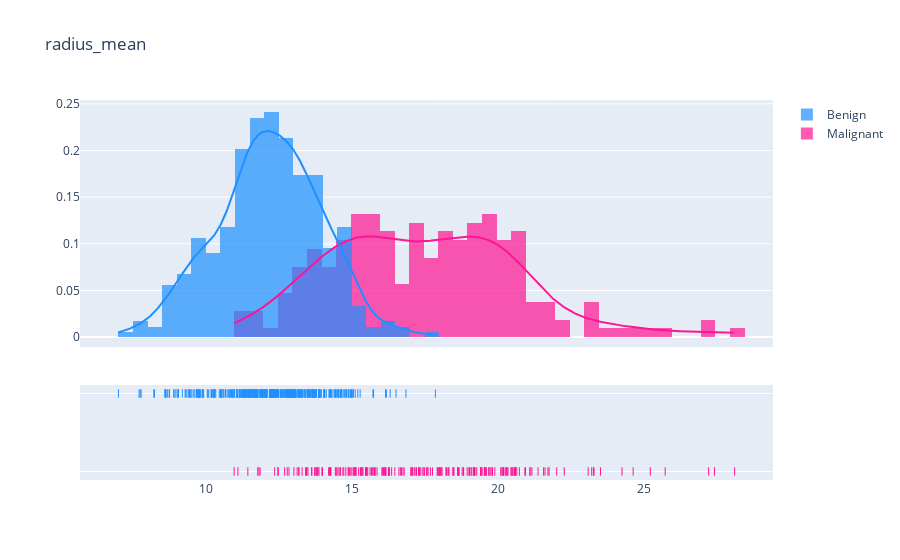
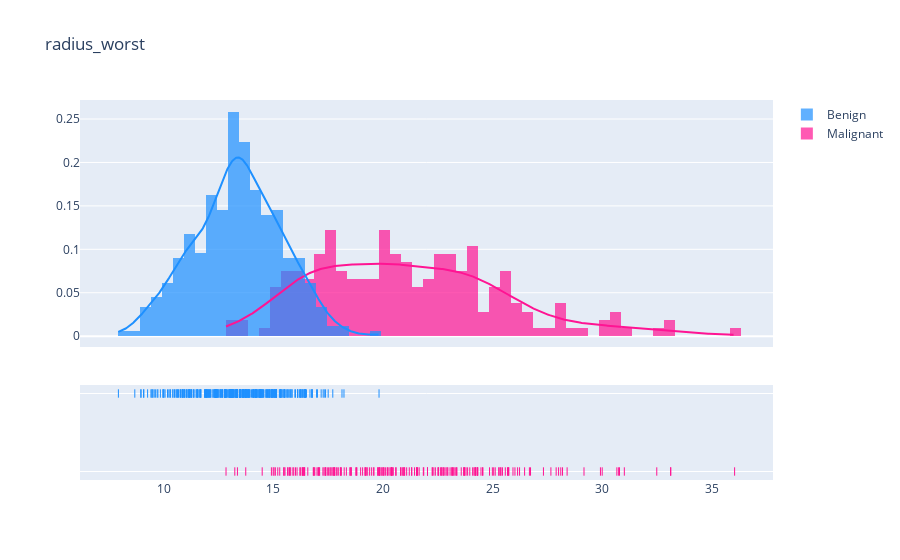

Source (notebook cell) for these figures, in order:
### Code cell
# memanggi fungsi plot
plot_dist('radius_mean', .5)
plot_dist('radius_worst', .5)

### Figure 1 — Plotly figure (JSON) as saved in the notebook; plotly's stock layout.template omitted (floating-point values rounded to 4 significant figures; data arrays with more than 128 entries replaced by an {"elided": "..."} marker saying what was removed)
{"data": [{"autobinx": false, "histnorm": "probability density", "legendgroup": "Malignant", "marker": {"color": "DeepPink"}, "name": "Malignant", "opacity": 0.7, "type": "histogram", "x": {"elided": "212 float values"}, "xaxis": "x", "xbins": {"end": 28.11, "size": 0.5, "start": 10.95}, "yaxis": "y"}, {"autobinx": false, "histnorm": "probability density", "legendgroup": "Benign", "marker": {"color": "DodgerBlue"}, "name": "Benign", "opacity": 0.7, "type": "histogram", "x": {"elided": "357 float values"}, "xaxis": "x", "xbins": {"end": 17.85, "size": 0.5, "start": 6.981}, "yaxis": "y"}, {"legendgroup": "Malignant", "marker": {"color": "DeepPink"}, "mode": "lines", "name": "Malignant", "showlegend": false, "type": "scatter", "x": {"elided": "500 float values"}, "xaxis": "x", "y": {"elided": "500 float values"}, "yaxis": "y"}, {"legendgroup": "Benign", "marker": {"color": "DodgerBlue"}, "mode": "lines", "name": "Benign", "showlegend": false, "type": "scatter", "x": {"elided": "500 float values"}, "xaxis": "x", "y": {"elided": "500 float values"}, "yaxis": "y"}, {"legendgroup": "Malignant", "marker": {"color": "DeepPink", "symbol": "line-ns-open"}, "mode": "markers", "name": "Malignant", "showlegend": false, "type": "scatter", "x": {"elided": "212 float values"}, "xaxis": "x", "y": {"elided": "212 str values"}, "yaxis": "y2"}, {"legendgroup": "Benign", "marker": {"color": "DodgerBlue", "symbol": "line-ns-open"}, "mode": "markers", "name": "Benign", "showlegend": false, "type": "scatter", "x": {"elided": "357 float values"}, "xaxis": "x", "y": {"elided": "357 str values"}, "yaxis": "y2"}], "layout": {"barmode": "overlay", "hovermode": "closest", "legend": {"traceorder": "reversed"}, "title": {"text": "radius_mean"}, "xaxis": {"anchor": "y2", "domain": [0, 1], "zeroline": false}, "yaxis": {"anchor": "free", "domain": [0.35, 1], "position": 0}, "yaxis2": {"anchor": "x", "domain": [0, 0.25], "dtick": 1, "showticklabels": false}}}

### Figure 2 — Plotly figure (JSON) as saved in the notebook; plotly's stock layout.template omitted (floating-point values rounded to 4 significant figures; data arrays with more than 128 entries replaced by an {"elided": "..."} marker saying what was removed)
{"data": [{"autobinx": false, "histnorm": "probability density", "legendgroup": "Malignant", "marker": {"color": "DeepPink"}, "name": "Malignant", "opacity": 0.7, "type": "histogram", "x": {"elided": "212 float values"}, "xaxis": "x", "xbins": {"end": 36.04, "size": 0.5, "start": 12.84}, "yaxis": "y"}, {"autobinx": false, "histnorm": "probability density", "legendgroup": "Benign", "marker": {"color": "DodgerBlue"}, "name": "Benign", "opacity": 0.7, "type": "histogram", "x": {"elided": "357 float values"}, "xaxis": "x", "xbins": {"end": 19.82, "size": 0.5, "start": 7.93}, "yaxis": "y"}, {"legendgroup": "Malignant", "marker": {"color": "DeepPink"}, "mode": "lines", "name": "Malignant", "showlegend": false, "type": "scatter", "x": {"elided": "500 float values"}, "xaxis": "x", "y": {"elided": "500 float values"}, "yaxis": "y"}, {"legendgroup": "Benign", "marker": {"color": "DodgerBlue"}, "mode": "lines", "name": "Benign", "showlegend": false, "type": "scatter", "x": {"elided": "500 float values"}, "xaxis": "x", "y": {"elided": "500 float values"}, "yaxis": "y"}, {"legendgroup": "Malignant", "marker": {"color": "DeepPink", "symbol": "line-ns-open"}, "mode": "markers", "name": "Malignant", "showlegend": false, "type": "scatter", "x": {"elided": "212 float values"}, "xaxis": "x", "y": {"elided": "212 str values"}, "yaxis": "y2"}, {"legendgroup": "Benign", "marker": {"color": "DodgerBlue", "symbol": "line-ns-open"}, "mode": "markers", "name": "Benign", "showlegend": false, "type": "scatter", "x": {"elided": "357 float values"}, "xaxis": "x", "y": {"elided": "357 str values"}, "yaxis": "y2"}], "layout": {"barmode": "overlay", "hovermode": "closest", "legend": {"traceorder": "reversed"}, "title": {"text": "radius_worst"}, "xaxis": {"anchor": "y2", "domain": [0, 1], "zeroline": false}, "yaxis": {"anchor": "free", "domain": [0.35, 1], "position": 0}, "yaxis2": {"anchor": "x", "domain": [0, 0.25], "dtick": 1, "showticklabels": false}}}
